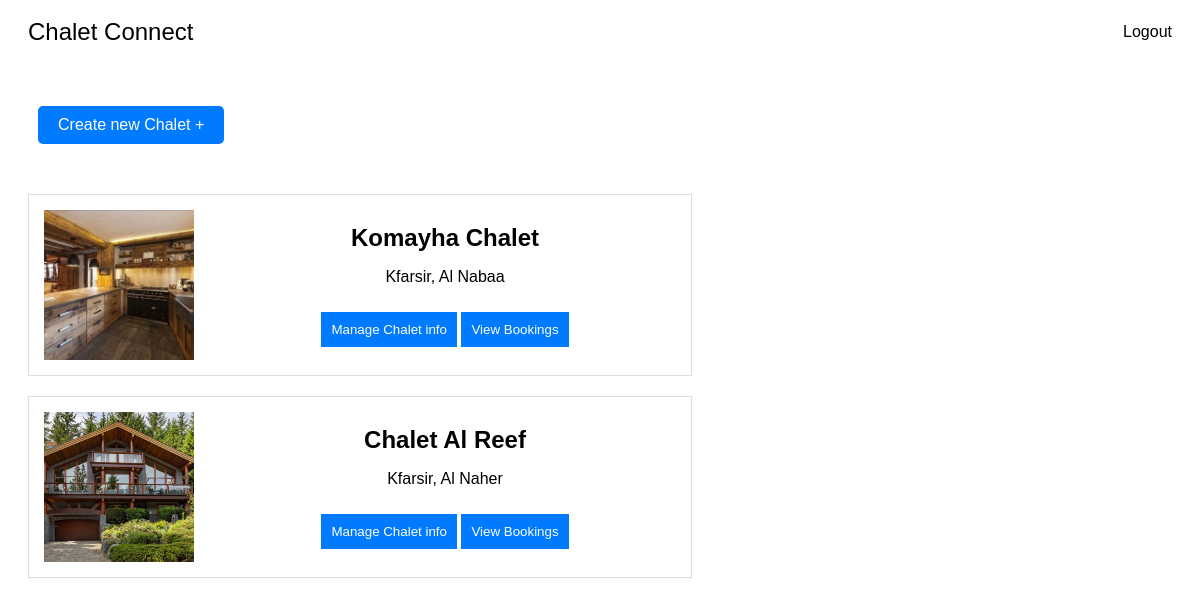
The app's page /ownerDash.php (signed in) with its own data.
### tables this page shows
CREATE TABLE `chalet_pictures` (
  `id` int(11) NOT NULL,
  `cid` int(11) DEFAULT NULL,
  `url` varchar(255) DEFAULT NULL,
  `main_image` tinyint(1) DEFAULT 0
);

CREATE TABLE `chalet` (
  `id` int(11) NOT NULL,
  `name` varchar(255) DEFAULT NULL,
  `location` varchar(255) DEFAULT NULL,
  `description` text DEFAULT NULL,
  `price` int(11) DEFAULT NULL,
  `oid` int(11) DEFAULT NULL,
  `capacity` int(11) DEFAULT NULL,
  `rooms` int(11) DEFAULT NULL,
  `status` varchar(50) NOT NULL DEFAULT 'available'
);

### ownerDash.php (the view, shortened to what this page needs)
<?php
$ownerId = $_SESSION["oid"];
$conn = connectToDB();
$chaletsResult = mysqli_query($conn, "SELECT c.id, c.name, c.location, cp.url
    FROM chalet c
    LEFT JOIN chalet_pictures cp ON c.id = cp.cid AND cp.main_image = 1
    WHERE c.oid = $ownerId");
$chalets = [];
while ($row = mysqli_fetch_assoc($chaletsResult)) {
    $chalets[] = $row;
}
?>
<!DOCTYPE html>
<html lang="en">
<head>
    <link rel="stylesheet" href="styles/ownerDash.css">
</head>
<body>
    <header>
        <div class="navbar">
            <span class="logo">Chalet Connect</span>
            <nav>
                <a href="?logout=true">Logout</a>
            </nav>
        </div>
    </header>
    <div class="add-chalet">
        <button id="createChaletBtn" onclick="window.location.href='addChalet.php';">Create new Chalet +</button>
    </div>
    <main>
        <div class="chalet-grid">
        <?php foreach ($chalets as $chalet): ?>
            <div class="chalet">
                <img src="<?= $chalet['url'] ?>" alt="<?= $chalet['name'] ?>">
                <div class="chalet-details">
                    <h2><?= $chalet['name'] ?></h2>
                    <p><?= $chalet['location'] ?></p>
                    <a href="manageChalet.php?id=<?= $chalet['id'] ?>"><button>Manage Chalet info</button></a>
                    <a href="chaletBookings.php?id=<?= $chalet['id'] ?>"><button>View Bookings</button></a>
                </div>
            </div>
        <?php endforeach; ?>
        </div>
        </main>
</body>
</html>

### styles/ownerDash.css (style rules this page uses)
body { font-family: Arial, sans-serif; }
.navbar { display: flex; justify-content: space-between; align-items: center; padding: 10px 20px; }
.navbar .logo { font-size: 24px; }
.navbar nav a { margin-left: 20px; text-decoration: none; color: black; }
main { text-align: center; }
#createChaletBtn { background-color: #007BFF; color: white; padding: 10px 20px; margin-top: 30px; margin-left: 30px; margin-bottom: 30px; border: none; border-radius: 5px; font-size: 16px; cursor: pointer; transition: background-color 0.3s; outline: none; }
.chalet { border: 1px solid #ddd; padding: 15px; margin-top: 10px; margin-left: 20px; margin-right: 500px; margin-bottom: 20px; display: flex; align-items: center; }
.chalet img { width: 150px; height: 150px; object-fit: cover; margin-right: 20px; }
.chalet-details { flex-grow: 1; }
.chalet-details h2 { margin: 0; }
.chalet-details button { margin-top: 10px; padding: 10px; background-color: #007BFF; color: white; border: none; cursor: pointer; }
.add-chalet { margin: 20px 0; }

### records on screen
chalet_pictures: url (picture), cid.name "Komayha Chalet", cid.location "Kfarsir, Al Nabaa"
chalet_pictures: url (picture), cid.name "Chalet Al Reef", cid.location "Kfarsir, Al Naher"
